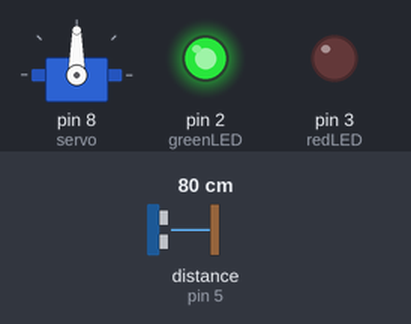
Simulated run of this sketch. Board: Arduino Uno, built with avr-gcc and run on an emulated ATmega328P. Shown: servo, output pins drawn as LEDs (lit = HIGH). Wiring (inferred from the names in the program): ultrasonic range finder: trigger pin 4; echo pin 5. Inputs (shaded band) come from the test bench; at power-on: distance to the obstacle (sensor on pin 5) 80 cm. The echo pulse lasts 58.3 µs per cm; pins used as bus, display or sensor lines are not drawn.

Above: at 1.2 s.
1.3 s: distance to the obstacle (sensor on pin 5) set to 13 cm
2.8 s: distance to the obstacle (sensor on pin 5) set to 10 cm
At 4.0 s:
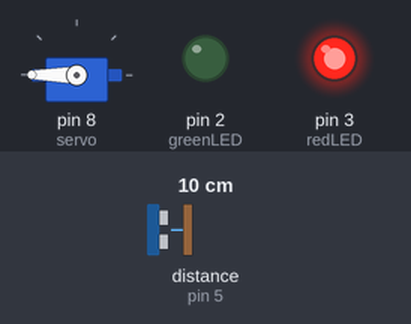
4.3 s: distance to the obstacle (sensor on pin 5) set to 18 cm
At 5.5 s:
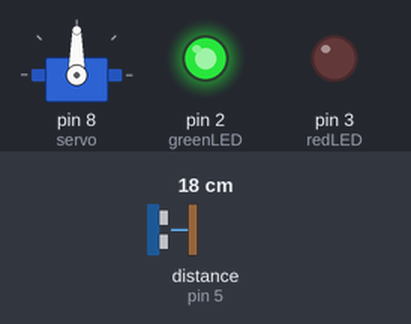
5.8 s: distance to the obstacle (sensor on pin 5) set to 2 cm
At 6.5 s:
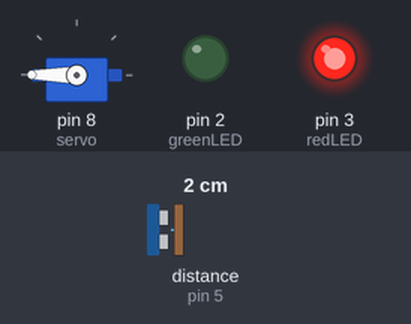
Timing chart, 0 to 8.3 s (numbered marks = the images above; inputs shaded):
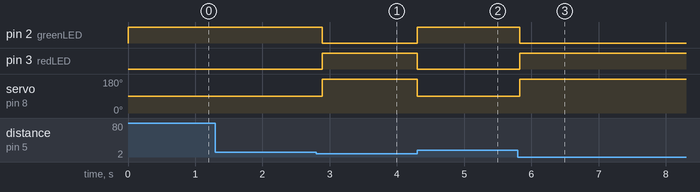

The sketch:

sonic_servo_led.ino
```cpp
#include <Servo.h>

Servo servo;

const int trigPin = 4;
const int echoPin = 5;

const int greenLED = 2;
const int redLED = 3;

void setup() {

  servo.attach(8);

  pinMode(trigPin, OUTPUT);
  pinMode(echoPin, INPUT);

  pinMode(greenLED, OUTPUT);
  pinMode(redLED, OUTPUT);

  servo.write(90);

  digitalWrite(greenLED, HIGH);
  digitalWrite(redLED, LOW);
}

long getDistance() {

  digitalWrite(trigPin, LOW);
  delayMicroseconds(2);

  digitalWrite(trigPin, HIGH);
  delayMicroseconds(10);

  digitalWrite(trigPin, LOW);

  long duration = pulseIn(echoPin, HIGH);

  return duration * 0.034 / 2;
}

void loop() {

  long distance = getDistance();

  if (distance <= 10) {

    servo.write(180);

    digitalWrite(redLED, HIGH);
    digitalWrite(greenLED, LOW);

  } else {

    servo.write(90);

    digitalWrite(redLED, LOW);
    digitalWrite(greenLED, HIGH);
  }

  delay(100);
}
```

Measured:
- the behaviour switches between 12 and 11 cm on distance to the obstacle (sensor on pin 5) (found by bisection; images 0 and 1)
- after the input at 1.3 s, every drawn part: stays the same
- after the input at 2.8 s, pin 2 (greenLED): HIGH → LOW after 0.09 s; pin 3 (redLED): LOW → HIGH after 0.09 s; servo on pin 8 (servo): 90° → 180° after 0.09 s
- after the input at 4.3 s, pin 2 (greenLED): LOW → HIGH at once; pin 3 (redLED): HIGH → LOW at once; servo on pin 8 (servo): 180° → 90° at once
- after the input at 5.8 s, pin 2 (greenLED): HIGH → LOW at once; pin 3 (redLED): LOW → HIGH at once; servo on pin 8 (servo): 90° → 180° at once
